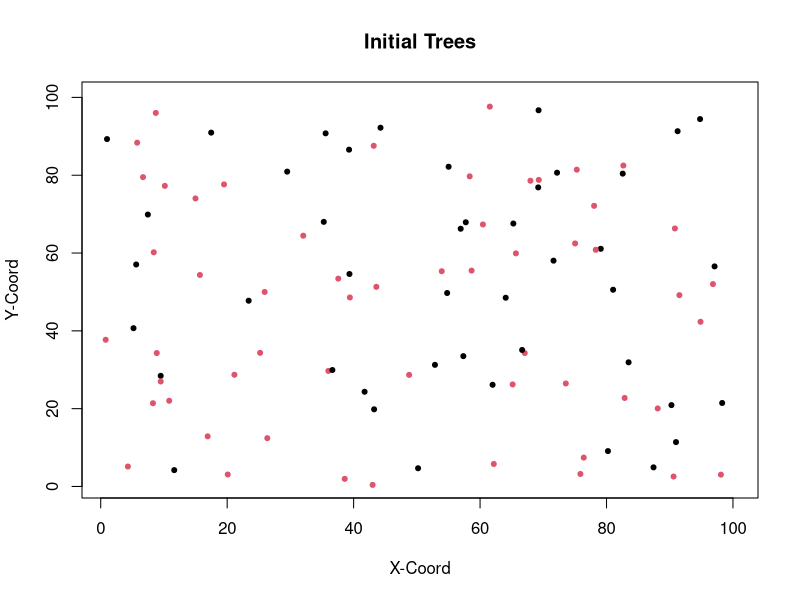

This figure's R source: (Note: this script raises an error after producing the figure.)
#Load packages
library(tidyverse) 
library(gridExtra) 


### Initialize params ###

# Set up a grid to represent land
#Place individuals on plot
xsize = ysize = 100

numInd = 100
numSpecies = 2
data <-  tibble("ID" = 1:numInd, "age" = 3, 
                species = sample(numSpecies, numInd, replace = TRUE), "xlocation" = runif(numInd, 0, 100), 
                "ylocation" = runif(numInd,0,100), "parentalDistance" = 0, "Pathogen" = 0)

#Choose an initial 25% of population to be infected
infected <- sample(numInd, numInd/4)
data$Pathogen[which(data$ID %in% infected)] <- 1

plot(data$xlocation, data$ylocation, col = data$species, pch = 20, xlim = c(1,100), ylim = c(1,100),
     xlab = "X-Coord", ylab = "Y-Coord", main = "Initial Trees")



#Set up rates of birth/death/growth etc...
deltaT = 1 #1 year periods of growth
ageChange = deltaT
dispParam = 8 #dispersalParam
uniqueSp = unique(data$species)
numYears = 1000



#Carrying Capacity
K= 2000

# Can be anywhere from ~0.2 to ~3. Once its above ~1 you get oscillation above and below carrying capacity and program
#gets a fair bit slower as you near 3
growthRate1 = 1
growthRate2= 1

#Pathogen initials

#This is how far away a tree can be affected. But its a torus so setting the value to 100 does not man 
#every tree is infected. best values seem to be between 2.5 and 3 (for infected death rate around 0.03)
#Too low and pathogens go extinct, too high and all trees quickly pathogenized
PathDensParam = 2.7

infectionRate1 = 0.7
infectionRate2 = 0.7

#Has to stay lower than infected death rates. Slows growth to carrying capacity as it gets larger but
# tree dynamics seem to be similar between 0.01 and 0.05, but pathogens end up growing much slower
#and have larger swings as death rates increase
healthyDeathRate = 0.02

#Dynamics get much more variable when value is ~0.04 or more. 0.02-0.04 pretty good
infectedDeathRate1 = 0.05
infectedDeathRate2 = 0.05
# Used for summary statistics
speciesPopulation = NULL
pathPop = NULL
agePops = NULL
pathAgePop = NULL
denseSpecies <- NULL

### MAIN LOOP ####


for(t in seq(0, numYears, by = deltaT)){ 
  
  #disperse seed
  adults <- data[data$age > 3, ]
  seedsPerSpecies <- NULL
  for (i in 1:numSpecies){
    speciesPop = nrow(data[data$species == i,])
    numSeeds <- carryingCapacity(i, speciesPop, nrow(data), K)
    seedsPerSpecies <- c(seedsPerSpecies, numSeeds)
  }
  Ind = data[1, ]
  babies <- dispersal(adults)
  data <- bind_rows(data, babies)
  
  #Background death of adults. Death rate decreases with age
  data <- backgroundDeath(data)
  
  #Count number of each species
  countSpecies <- speciesSize(data$species)
  speciesPopulation <-  bind_rows(speciesPopulation, countSpecies)
  
  #pathogens reproduce
  newPathogens <- pathGrowth(data)
  data$Pathogen[which(data$ID %in% newPathogens$ID)] <- 1
  
  #Supplemental
  countPaths <- data[data$Pathogen==1,]
  pathAges <- speciesSize(countPaths$species)
  pathPop <- bind_rows(pathPop, pathAges)
  
  
  #Supp  functions/Statistics
  ages <- tibble("gen" = t, "babies" = nrow(subset(data, age < 6)), "young" = nrow(subset(data, age >= 6 & age <=20)), "middle aged" = nrow(subset(data, age > 20 &
                                                                                                                                                     age < 50)), 
                 "old" = nrow(subset(data, age >= 50)))
  agePops <- bind_rows(agePops, ages)

  
  #These fucntions plot the trees every generation. I mainly use these when trying to
  #paramterize something so I can see the effects on several generations. Otherwise comment them out
  
  plot(data$xlocation, data$ylocation, col = data$species, pch = 20, xlim = c(1,100), ylim = c(1,100),
       main = "Tree Population", ylab = "Count", xlab = "Generation")
 
  print(t)
  
  #Grow
  data$age = data$age + deltaT
  
}


##### MAIN FUNCTIONS #######

#Carrying Capacity limits birth rates

carryingCapacity = function(species,speciesN, totalN, K){
  if(species==1){
    s = speciesN * growthRate1
  }else{
    s = speciesN * growthRate2
  }
  popGrowth <- (s*(K-totalN)/K)
  popGrowth <-  ifelse(popGrowth > 0, popGrowth, 0)
  return(popGrowth)
  
}

#Disperse x number of seeds per parent. 

dispersal <- function(Trees){
  babies = NULL
  for(i in 1:numSpecies){
    speciesTree <- Trees[Trees$species == i,]
    if(nrow(speciesTree)> 0){
      #Before running this, we calculate seeds per species using the carrying capacity function
      numBabies <- ceiling(seedsPerSpecies[i])
      #take a random sample of conspecific adult trees to disperse the seeds
      parents <- slice_sample(speciesTree, n = numBabies, replace = TRUE)
      if (nrow(parents)>0){
        for (i in 1:nrow(parents)){
          parent = parents[i,]
          baby = parent[1, ]
          baby$age = as.integer(0)
          if(parent$species == 1){
            baby$ID  = max(data$ID) + i 
          }
          else{
            baby$ID  = max(babies$ID) + i 
          }
          baby$species  =  parent$species
          babyDist = (rnorm(1, mean=0, sd=dispParam))
          baby$Pathogen = 0
          r = babyDist * sqrt(runif(1))
          theta = runif(1)*2*pi
          baby$xlocation = ((r*cos(theta)) + parent$xlocation) %% xsize
          baby$ylocation = ((r*sin(theta)) + parent$ylocation) %% ysize
          baby$parentalDistance = abs(r)
          babies <- bind_rows(babies, baby)
        }
      }
      
    }
  }
  return(babies)
}




#Natural Background death
backgroundDeath <- function(population){
  living = c()
  probDeath = c()
  for (i in 1:nrow(population)){
    if (data[i,]$Pathogen == 1 & data[i,]$species ==1){
      alive <- (runif(1) > infectedDeathRate1)
      living[i] = alive
    }else if (data[i,]$Pathogen == 1 & data[i,]$species ==2) {
      alive <- (runif(1) > infectedDeathRate2)
      living[i] = alive
    }
    else{
      alive <- (runif(1) > healthyDeathRate)
      living[i] = alive
    }
    
  }
  return(population[living,])
}




#### virulence FUNCTIONS ######

pathGrowth <- function(trees){
  newPathogens <- NULL
  infectedTrees <- data[data$Pathogen == 1,]
  healthyTrees <- data[data$Pathogen == 0,]
  for (i in 1:nrow(infectedTrees)){
    indTree = infectedTrees[i, ]
    newInfections = subset(healthyTrees, xlocation > (indTree$xlocation - (PathDensParam))%% xsize
                           & xlocation < (indTree$xlocation + (PathDensParam))%% xsize
                           & ylocation > (indTree$ylocation - (PathDensParam))%% xsize
                           & ylocation < (indTree$ylocation + (PathDensParam))%% xsize
                           & species == indTree$species)
    if (indTree$species==1){
      newInfections <- slice_sample(newInfections, n = round(nrow(newInfections)* infectionRate1))
      newPathogens <- bind_rows(newPathogens, newInfections)
    }else{
      newInfections <- slice_sample(newInfections, n = round(nrow(newInfections)* infectionRate2))
      newPathogens <- bind_rows(newPathogens, newInfections)
    }
    
    
  }
  newPathogens <- newPathogens[!duplicated(newPathogens),]
  return(newPathogens)
}



### SUPPLEMENTAL FUNCTIONS###


#Plot trees 
plotSpecies(speciesPopulation) 
totals <- speciesPopulation %>% mutate(total = (`Species 1` + `Species 2` + `Species 3`))
plot(totals$total, pch = 20, col = "cadetblue3")


#Plot Pathogens
plotSpecies(pathPop)
totals <- pathPop %>% mutate(total = (`Species 1` + `Species 2` + `Species 3`))
plot(totals$total, pch = 20, col = "cadetblue3")

#Plot the age distribution over time of trees
agePops1 <-  pivot_longer(agePops, cols = !gen, names_to = "Group", values_to = "Count")
agePopGraph <- ggplot(agePops1, aes(gen, Count, color = Group))+
  geom_line()
agePopGraph



#Plot amount of each species
plotSpecies <- function(speciesPopulation){
  speciesPopulation <- add_column(speciesPopulation, gen = 1:nrow(speciesPopulation))
  speciesPopulation <- pivot_longer(speciesPopulation, cols = starts_with("Species"), names_to = "Species",
                                    names_prefix = "Species ", values_to = "Count")
  ggplot(data = speciesPopulation, aes(gen, Count, col = Species))+
    geom_point()+
    geom_line()+
    ylim(0, max(speciesPopulation$Count))+
    ylab("Tree Count")
  
}

#Called from main for loop to track species
speciesSize <- function(speciesTypes){
  a = speciesTypes[speciesTypes == 1]
  b = speciesTypes[speciesTypes == 2]
  c = speciesTypes[speciesTypes == 3]
  
  df <- tibble("Species 1" = length(a), "Species 2" = length(b), "Species 3" = length(c))
  return(df)
}
